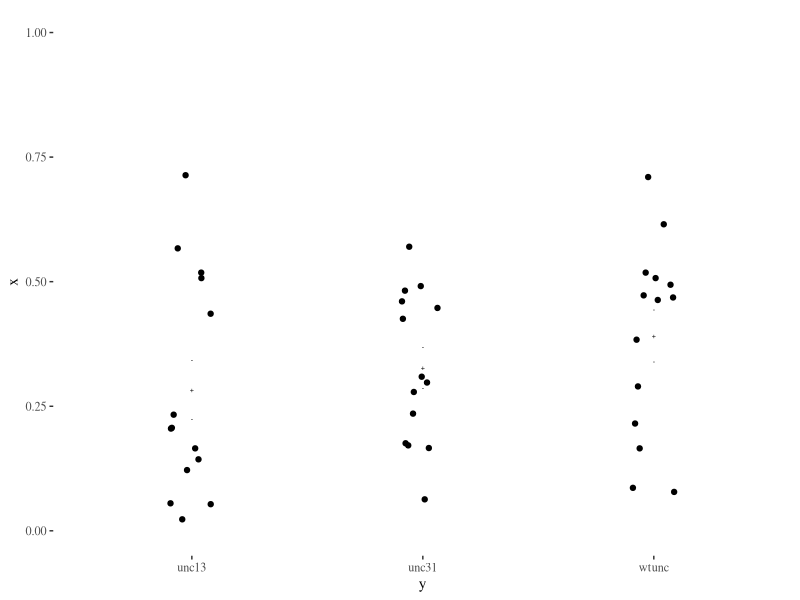
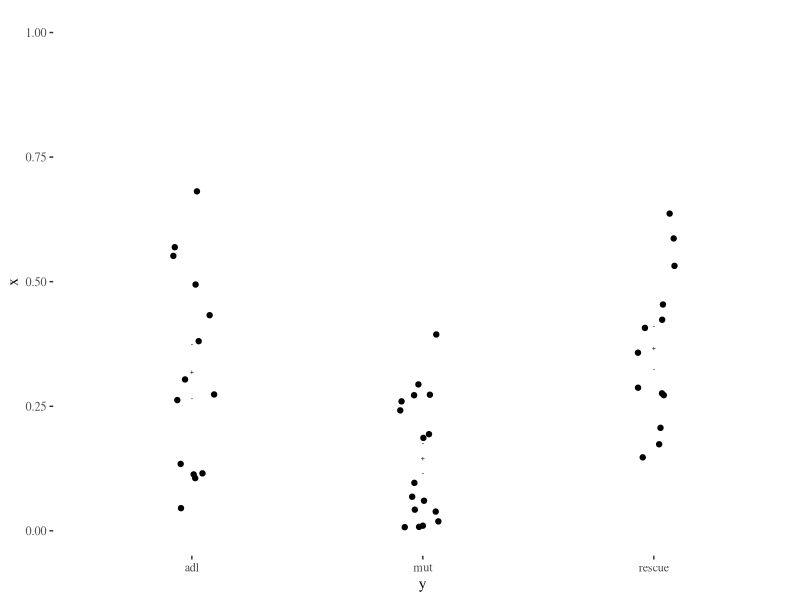
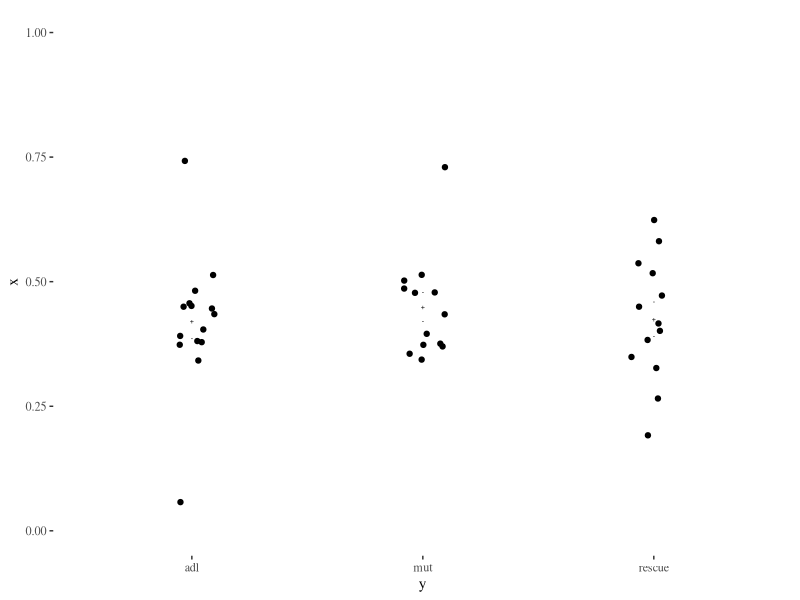
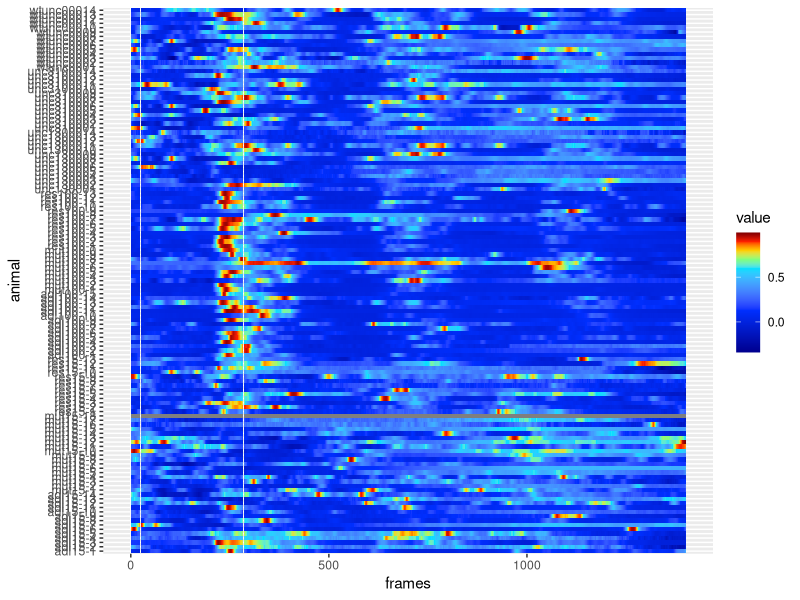

Write R code to recreate these figures, in order.
## ---- chunk 1
knitr::opts_chunk$set(echo = TRUE)
## ---- chunk 2
library(ggthemes)
library(ggplot2)
library(multcompView)
library(reshape2)
library(plyr)
library(dplyr)
## ---- chunk 3

frames <- c(1:1500)

adlc9f <- read.csv('smoothed_dfoverfmax/adlgcamp_c9_smooth5F.csv',header=FALSE)
adlc9f <- cbind(frames, adlc9f)

adlpt0f <- read.csv('smoothed_dfoverfmax/adlgcamp_solvent_smooth5F.csv',header=FALSE)
adl0f <- cbind(frames, adlpt0f)

adlpt15f <- read.csv('smoothed_dfoverfmax/adlgcamp_pt15DEET_smooth5F.csv',header=FALSE)
adl15f <- cbind(frames, adlpt15f)

mutc9f <- read.csv('smoothed_dfoverfmax/mutantgcamp_c9_smooth5F.csv',header=FALSE)
mutc9f <- cbind(frames, mutc9f)

mutpt0f <- read.csv('smoothed_dfoverfmax/mutantgcamp_solvent_smooth5F.csv',header=FALSE)
mut0f <- cbind(frames, mutpt0f)

mutpt15f <- read.csv('smoothed_dfoverfmax/mutantgcamp_pt15DEET_smooth5F.csv',header=FALSE)
mut15f <- cbind(frames, mutpt15f)

resc9f <- read.csv('smoothed_dfoverfmax/rescuegcamp_c9_smooth5F.csv',header=FALSE)
resc9f <- cbind(frames, resc9f)

respt0f <- read.csv('smoothed_dfoverfmax/rescuegcamp_solvent_smooth5F.csv',header=FALSE)
res0f <- cbind(frames, respt0f)

respt15f <- read.csv('smoothed_dfoverfmax/rescuegcamp_pt15DEET_smooth5F.csv',header=FALSE)
res15f <- cbind(frames, respt15f)




unc13f <- read.csv('smoothed_dfoverfmax/unc13_smooth5F.csv',header=FALSE)
unc13 <- cbind(frames, unc13f)

unc31f <- read.csv('smoothed_dfoverfmax/unc31_smooth5F.csv',header=FALSE)
unc31 <- cbind(frames, unc31f)

wtuncf <- read.csv('smoothed_dfoverfmax/wt_smooth5F.csv',header=FALSE)
wtunc <- cbind(frames, wtuncf)



## ---- chunk 4
meltadl15f <- melt(adl15f,id.vars = c('frames'))
first <- subset(meltadl15f,frames>300)
first <- subset(first,frames<500)
firstmean <- ddply(first,c('variable'),summarise,mean=mean(value,na.rm=TRUE))
x = (firstmean$mean)
y= rep('adl',length(x))
z= rep(15,length(x))
dfadl15 <- data.frame(x,y,z)

meltmut15f <- melt(mut15f,id.vars = c('frames'))
first <- subset(meltmut15f,frames>300)
first <- subset(first,frames<500)
firstmean <- ddply(first,c('variable'),summarise,mean=mean(value,na.rm=TRUE))
x = (firstmean$mean)[1:17]
y= rep('mut',length(x))
z= rep(15,length(x))
dfmut15 <- data.frame(x,y,z)


meltrescue15f <- melt(res15f,id.vars = c('frames'))
first <- subset(meltrescue15f,frames>300)
first <- subset(first,frames<500)
firstmean <- ddply(first,c('variable'),summarise,mean=mean(value,na.rm=TRUE))
x = (firstmean$mean)
y= rep('rescue',length(x))
z= rep(15,length(x))
dfrescue15 <- data.frame(x,y,z)



## ---- chunk 5
meltadlc9f <- melt(adlc9f,id.vars = c('frames'))
first <- subset(meltadlc9f,frames>300)
first <- subset(first,frames<500)
firstmean <- ddply(first,c('variable'),summarise,mean=mean(value,na.rm=TRUE))
x = (firstmean$mean)
y= rep('adl',length(x))
z= rep(100,length(x))
dfadlc9 <- data.frame(x,y,z)

meltmutc9f <- melt(mutc9f,id.vars = c('frames'))
first <- subset(meltmutc9f,frames>300)
first <- subset(first,frames<500)
firstmean <- ddply(first,c('variable'),summarise,mean=mean(value,na.rm=TRUE))
x = (firstmean$mean)
y= rep('mut',length(x))
z= rep(100,length(x))
dfmutc9 <- data.frame(x,y,z)


meltrescuec9f <- melt(resc9f,id.vars = c('frames'))
first <- subset(meltrescuec9f,frames>300)
first <- subset(first,frames<500)
firstmean <- ddply(first,c('variable'),summarise,mean=mean(value,na.rm=TRUE))
x = (firstmean$mean)
y= rep('rescue',length(x))
z= rep(100,length(x))
dfrescuec9 <- data.frame(x,y,z)

## ---- chunk 6
meltwtunc <- melt(wtunc,id.vars = c('frames'))
first <- subset(meltwtunc,frames>300)
first <- subset(first,frames<500)
firstmean <- ddply(first,c('variable'),summarise,mean=mean(value,na.rm=TRUE))
x = (firstmean$mean)
y= rep('wtunc',length(x))
z= rep(15,length(x))
dfwtunc <- data.frame(x,y,z)

meltunc13 <- melt(unc13,id.vars = c('frames'))
first <- subset(meltunc13,frames>300)
first <- subset(first,frames<500)
firstmean <- ddply(first,c('variable'),summarise,mean=mean(value,na.rm=TRUE))
x = (firstmean$mean)
y= rep('unc13',length(x))
z= rep(15,length(x))
dfunc13 <- data.frame(x,y,z)


meltunc31 <- melt(unc31,id.vars = c('frames'))
first <- subset(meltunc31,frames>300)
first <- subset(first,frames<500)
firstmean <- ddply(first,c('variable'),summarise,mean=mean(value,na.rm=TRUE))
x = (firstmean$mean)
y= rep('unc31',length(x))
z= rep(15,length(x))
dfunc31 <- data.frame(x,y,z)

## ---- chunk 7

meltadl0 <- melt(adl0f,id.vars = c('frames'))
first <- subset(meltadl0,frames>300)
first <- subset(first,frames<500)
firstmean <- ddply(first,c('variable'),summarise,mean=mean(value,na.rm=TRUE))
x = (firstmean$mean)
y= rep('adl',length(x))
z= rep(0,length(x))
dfadl0 <- data.frame(x,y,z)

meltmut0 <- melt(mut0f,id.vars = c('frames'))
first <- subset(meltmut0,frames>300)
first <- subset(first,frames<500)
firstmean <- ddply(first,c('variable'),summarise,mean=mean(value,na.rm=TRUE))
x = (firstmean$mean)
y= rep('mut',length(x))
z= rep(0,length(x))
dfmut0 <- data.frame(x,y,z)


meltrescue0f <- melt(res0f,id.vars = c('frames'))
first <- subset(meltrescue0f,frames>300)
first <- subset(first,frames<500)
firstmean <- ddply(first,c('variable'),summarise,mean=mean(value,na.rm=TRUE))
x = (firstmean$mean)
y= rep('rescue',length(x))
z= rep(0,length(x))
dfrescue0 <- data.frame(x,y,z)

## ---- chunk 8
dftoplot_unc <- rbind(dfunc31,dfunc13,dfwtunc)
dftoplot_deet <- rbind(dfadl15,dfmut15,dfrescue15)
dftoplot_deet <- dftoplot_deet[complete.cases(dftoplot_deet), ]
dftoplot_c9 <- rbind(dfadlc9,dfmutc9,dfrescuec9)

#calculate means, standard deviation, and standard error
deetmeanstoplot <- ddply(dftoplot_deet,c('y','z'),summarise,means=mean(x,na.rm = TRUE),N=length(x),sd=sd(x,na.rm=TRUE),se=(sd/sqrt(N)))
c9meanstoplot <- ddply(dftoplot_c9,c('y','z'),summarise,means=mean(x,na.rm = TRUE),N=length(x),sd=sd(x,na.rm=TRUE),se=(sd/sqrt(N)))
uncmeanstoplot <- ddply(dftoplot_unc,c('y','z'),summarise,means=mean(x,na.rm = TRUE),N=length(x),sd=sd(x,na.rm=TRUE),se=(sd/sqrt(N)))

#plot unc data
ggplot(dftoplot_unc,aes(x=y,y=x)) + 
  geom_jitter(height=0,width=0.1) + 
  geom_point(data=uncmeanstoplot,aes(x=y,y=means),shape='+') +
  geom_point(data=uncmeanstoplot,aes(x=y,y=means+se),shape='-') +
  geom_point(data=uncmeanstoplot,aes(x=y,y=means-se),shape='-') +
  theme_tufte() + 
  ylim(0,1)

#plot deet data
ggplot(dftoplot_deet,aes(x=y,y=x)) + 
  geom_jitter(height=0,width=0.1) + 
  geom_point(data=deetmeanstoplot,aes(x=y,y=means),shape='+') +
  geom_point(data=deetmeanstoplot,aes(x=y,y=means+se),shape='-') +
  geom_point(data=deetmeanstoplot,aes(x=y,y=means-se),shape='-') +
  theme_tufte() + 
  ylim(0,1) 

#plot c9 data
ggplot(dftoplot_c9,aes(x=y,y=x)) + 
  geom_jitter(height=0,width=0.1) + 
  geom_point(data=c9meanstoplot,aes(x=y,y=means),shape='+') +
  geom_point(data=c9meanstoplot,aes(x=y,y=means+se),shape='-') +
  geom_point(data=c9meanstoplot,aes(x=y,y=means-se),shape='-') +
  theme_tufte() + 
  ylim(0,1)

#statistics: first need to convert y to factors
dftoplot_deet$y <- as.factor(dftoplot_deet$y)
imagingtukeydeet <- TukeyHSD(aov(x~y,dftoplot_deet))
imagingtukeydeet.levels <- imagingtukeydeet$y[,4]
multcompLetters(imagingtukeydeet.levels)['Letters']

#statistics: first need to convert y to factors
dftoplot_c9$y <- as.factor(dftoplot_c9$y)
imagingtukeyc9 <- TukeyHSD(aov(x~y,dftoplot_c9))
imagingtukeyc9.levels <- imagingtukeyc9$y[,4]
multcompLetters(imagingtukeyc9.levels)['Letters']

#statistics: first need to convert y to factors
dftoplot_unc$y <- as.factor(dftoplot_unc$y)
imagingtukeyunc <- TukeyHSD(aov(x~y,dftoplot_unc))
imagingtukeyunc.levels <- imagingtukeyunc$`y`[,4]
multcompLetters(imagingtukeyunc.levels)['Letters']

## ---- chunk 9

adl15mf <- t(adl15f)
res15mf <- t(res15f)
mut15mf <- t(mut15f)
adl0mf <- t(adl0f)
res0mf <- t(res0f)
mut0mf <- t(mut0f)
adl100mf <- t(adlc9f)
res100mf <- t(resc9f)
mut100mf <- t(mutc9f)
unc13mf <- t(unc13)
unc31mf <- t(unc31)
wtuncmf <- t(wtunc)

row.names(unc13mf) <- c('frames','unc130001','unc130002','unc130003','unc130004','unc130005','unc130006','unc130007','unc130008','unc130009','unc1300010','unc1300011','unc1300012','unc1300013','unc1300014')

row.names(unc31mf) <- c('frames','unc310001','unc310002','unc310003','unc310004','unc310005','unc310006','unc310007','unc310008','unc310009','unc3100010','unc3100011','unc3100012','unc3100013','unc3100014')

row.names(wtuncmf) <- c('frames','wtunc0001','wtunc0002','wtunc0003','wtunc0004','wtunc0005','wtunc0006','wtunc0007','wtunc0008','wtunc0009','wtunc00010','wtunc00011','wtunc00012','wtunc00013','wtunc00014')



row.names(adl0mf) <- c('frames','adl01','adl0002','adl0003','adl0004','adl0005','adl0006','adl0007','adl0008','adl0009','adl00010','adl00011','adl00012','adl00013')
row.names(res0mf) <- c('frames','res0001','res0002','res0003','res0004','res0005','res0006','res0007','res0008')
row.names(mut0mf) <- c('frames','mut0001','mut0002','mut0003','mut0004','mut0005','mut0006','mut0007','mut0008','mut0009','mut00010','mut00011','mut00012','mut00013')

row.names(adl15mf) <- c('frames','adl15-1','adl15-2','adl15-3','adl15-4','adl15-5','adl15-6','adl15-7','adl15-8','adl15-9','adl15-10','adl15-11','adl15-12','adl15-13','adl15-14')
row.names(res15mf) <- c('frames','res15-1','res15-2','res15-3','res15-4','res15-5','res15-6','res15-7','res15-8','res15-9','res15-10','res15-11','res15-12','res15-13')
row.names(mut15mf) <- c('frames','mut15-1','mut15-2','mut15-3','mut15-4','mut15-5','mut15-6','mut15-7','mut15-8','mut15-9','mut15-10','mut15-11','mut15-12','mut15-13','mut15-14','mut15-15','mut15-16','mut15-17','mut15-18')

row.names(adl100mf) <- c('frames','adl100-1','adl100-2','adl100-3','adl100-4','adl100-5','adl100-6','adl100-7','adl100-8','adl100-9','adl100-10','adl100-11','adl100-12','adl100-13','adl100-14','adl100-15')
row.names(res100mf) <- c('frames','res100-1','res100-2','res100-3','res100-4','res100-5','res100-6','res100-7','res100-8','res100-9','res100-10','res100-11','res100-12','res100-13')
row.names(mut100mf) <- c('frames','mut100-1','mut100-2','mut100-3','mut100-4','mut100-5','mut100-6','mut100-7','mut100-8','mut100-9','mut100-0','mut100-1','mut100-2','mut100-3')



#sort by greatest increase in first 10 seconds of pulse vs previous 10 seconds (plotted values)

sortvectorforunc31 <- rowMeans(unc31mf[,201:300]) - rowMeans(unc31mf[,301:400])
unc31mf2 <- unc31mf[order(sortvectorforunc31),]

sortvectorforunc13 <- rowMeans(unc13mf[,201:300]) - rowMeans(unc13mf[,301:400])
unc13mf2 <- unc13mf[order(sortvectorforunc13),]

sortvectorforwtunc <- rowMeans(wtuncmf[,201:300]) - rowMeans(wtuncmf[,301:400])
wtuncmf2 <- wtuncmf[order(sortvectorforwtunc),]



sortvectorforadlf <- rowMeans(adl15mf[,201:300]) - rowMeans(adl15mf[,301:400])
adl15mf2 <- adl15mf[order(sortvectorforadlf),]

sortvectorformutf <- rowMeans(mut15mf[,201:300]) - rowMeans(mut15mf[,301:400])
mut15mf2 <- mut15mf[order(sortvectorformutf),]

sortvectorforresf <- rowMeans(res15mf[,201:300]) - rowMeans(res15mf[,301:400])
res15mf2 <- res15mf[order(sortvectorforresf),]

allf <- rbind(adl15mf,mut15mf,res15mf,adl100mf,mut100mf,res100mf,unc13mf,unc31mf,wtuncmf)
subfullf<- allf[,101:1500]

allf <- t(subfullf)
allf2 <- melt(allf)
names(allf2) <- c('frames','animal','value')

allf3 <- subset(allf2,animal!='frames')

## ---- chunk 10

# load custom palette for plotting
matlabrainbow <- c('#00008f','#002fff','#00dfff','#7fff7f','#ffcf00','#ff1f00','#7f0000')

ggplot(allf3, aes(frames, animal)) + geom_tile(aes(fill = value)) + scale_fill_gradientn(values=c(0, .7, .85, 1), colours=t(matlabrainbow))
